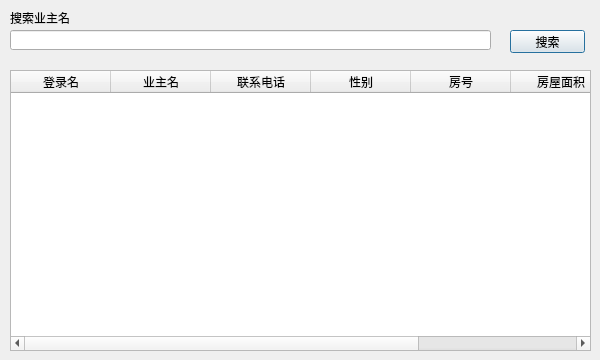
<?xml version="1.0" encoding="UTF-8"?>
<ui version="4.0">
 <class>FindOwnerDialog</class>
 <widget class="QDialog" name="FindOwnerDialog">
  <property name="geometry">
   <rect>
    <x>0</x>
    <y>0</y>
    <width>600</width>
    <height>360</height>
   </rect>
  </property>
  <property name="windowTitle">
   <string>查询业主</string>
  </property>
  <widget class="QTableWidget" name="tableOwner">
   <property name="geometry">
    <rect>
     <x>10</x>
     <y>70</y>
     <width>581</width>
     <height>281</height>
    </rect>
   </property>
   <column>
    <property name="text">
     <string>登录名</string>
    </property>
   </column>
   <column>
    <property name="text">
     <string>业主名</string>
    </property>
   </column>
   <column>
    <property name="text">
     <string>联系电话</string>
    </property>
   </column>
   <column>
    <property name="text">
     <string>性别</string>
    </property>
   </column>
   <column>
    <property name="text">
     <string>房号</string>
    </property>
   </column>
   <column>
    <property name="text">
     <string>房屋面积</string>
    </property>
   </column>
   <column>
    <property name="text">
     <string>车牌号</string>
    </property>
   </column>
  </widget>
  <widget class="QLabel" name="txtOwner">
   <property name="geometry">
    <rect>
     <x>10</x>
     <y>10</y>
     <width>241</width>
     <height>16</height>
    </rect>
   </property>
   <property name="text">
    <string>搜索业主名</string>
   </property>
  </widget>
  <widget class="QLineEdit" name="edtOwner">
   <property name="geometry">
    <rect>
     <x>10</x>
     <y>30</y>
     <width>481</width>
     <height>20</height>
    </rect>
   </property>
  </widget>
  <widget class="QPushButton" name="btnSearch">
   <property name="geometry">
    <rect>
     <x>510</x>
     <y>30</y>
     <width>75</width>
     <height>23</height>
    </rect>
   </property>
   <property name="text">
    <string>搜索</string>
   </property>
  </widget>
 </widget>
 <tabstops>
  <tabstop>edtOwner</tabstop>
  <tabstop>btnSearch</tabstop>
  <tabstop>tableOwner</tabstop>
 </tabstops>
 <resources/>
 <connections>
  <connection>
   <sender>btnSearch</sender>
   <signal>clicked()</signal>
   <receiver>FindOwnerDialog</receiver>
   <slot>search()</slot>
   <hints>
    <hint type="sourcelabel">
     <x>547</x>
     <y>41</y>
    </hint>
    <hint type="destinationlabel">
     <x>299</x>
     <y>179</y>
    </hint>
   </hints>
  </connection>
 </connections>
 <slots>
  <slot>search()</slot>
 </slots>
</ui>
